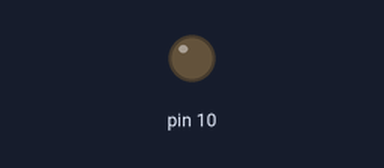
This sketch was run on a simulated Arduino Uno, built with avr-gcc and run on an emulated ATmega328P. Shown: output pins drawn as LEDs (lit = HIGH). What the sketch prints to the serial monitor is not drawn.

Above: at 0.05 s.
At 10.3 s:
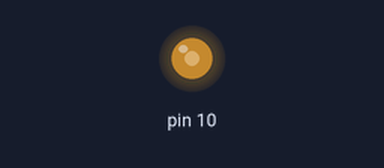
Timing chart, 0 to 13.4 s (numbered marks = the images above):
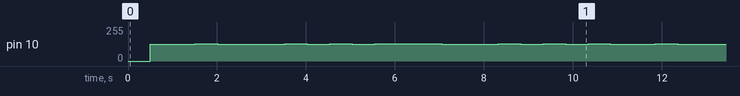

Measured:
- by itself, pin 10: moves between 127/255 and 128/255, repeating every 10.3 s

The sketch:

Aufgabe5.ino
```cpp
volatile uint32_t tCount;
int freq;

void setup() {
  Serial.begin(9600);
  // Set Pin 10 as output
  DDRB |= (1 << PB2);

  freq = 0;
  setTimer2(true);

  Serial.print("setup done");
}

void loop() {
  if (tCount >= 500){
    freq += 100;
    if (freq > 2000) freq = 0;
    setTimer1Freq(freq);
    tCount = 0;
  }
}

void setTimer1Freq(int freq) {
  TCCR1A = (1 << COM1B1) | (1 << WGM11);
  TCCR1B = (1 << WGM13) | (1 << WGM12) | (1 << CS10);
  ICR1 = F_CPU / (freq) - 1;
  OCR1B = ICR1 / 2;
}

void setTimer2(bool activate) {
  if (activate) {
    // setup the clock
    TCCR2A = 0;
    TCCR2B = 0;
    TCCR2A |= (1 << WGM21); // enter CTC mode
    TCCR2B |= (1 << CS22) | (1 << CS21);// | (1 << CS20);

    OCR2A = 62; // set OCR2A value for 1 millisecond at 16MHz clock
    TIMSK2 |= (1 << OCIE2A);  // enable the compare match A interrupt
  } else {
    // deactivate the timer
    TCCR2A = 0;
    TCCR2B = 0;
    TIMSK2 &= ~(1 << OCIE2A);  // disable the compare match A interrupt
  }
}

// Interrupt Service Routine for Timer 1 Compare Match A
ISR(TIMER2_COMPA_vect) {
  tCount++;
}
```
